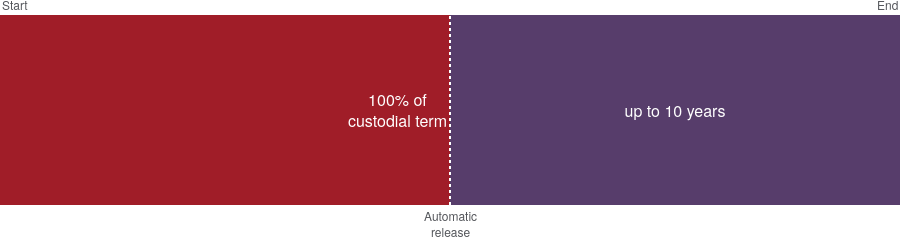

Notebook code cell kept with this figure:
### Code cell
fig = EDS_terrorism.prepare_chart()
fig

### Figure 1 — Plotly figure (JSON) as saved in the notebook; plotly's stock layout.template omitted (floating-point values rounded to 4 significant figures)
{"data": [{"hovertemplate": "Custodial period of sentence<extra></extra>", "marker": {"color": "#A01D28"}, "orientation": "h", "text": "100% of<br>custodial term", "textfont": {"color": "white", "size": 16}, "textposition": "inside", "type": "bar", "width": 7, "x": [100], "y": [1]}, {"hovertemplate": "Extended<br>licence period<extra></extra>", "insidetextanchor": "middle", "marker": {"color": "#573D6B"}, "orientation": "h", "text": "up to 10 years", "textfont": {"color": "white", "size": 16}, "textposition": "inside", "type": "bar", "width": 7, "x": [100], "y": [1]}], "layout": {"annotations": [{"align": "center", "font": {"size": 12}, "showarrow": false, "text": "Start", "x": 0, "xanchor": "left", "xref": "x", "y": 1, "yanchor": "bottom", "yref": "paper"}, {"align": "center", "font": {"size": 12}, "showarrow": false, "text": "End", "x": 200, "xanchor": "right", "xref": "x", "y": 1, "yanchor": "bottom", "yref": "paper"}, {"align": "center", "font": {"size": 12}, "showarrow": false, "text": "Automatic<br>release", "x": 100, "xanchor": "center", "xref": "x", "y": 0, "yanchor": "top", "yref": "paper"}], "barmode": "stack", "height": 130, "hoverlabel": {"font": {"color": "white"}}, "hovermode": "closest", "margin": {"autoexpand": false, "b": 35, "l": 0, "pad": 0, "r": 0, "t": 15}, "shapes": [{"line": {"color": "white", "dash": "dot", "width": 2}, "type": "line", "x0": 100, "x1": 100, "xref": "x", "y0": 0, "y1": 1, "yref": "paper"}], "uniformtext": {"minsize": 16, "mode": "show"}, "xaxis": {"fixedrange": true, "range": [0, 200], "showticklabels": false, "ticks": "", "zeroline": false}, "yaxis": {"showticklabels": false}}}
